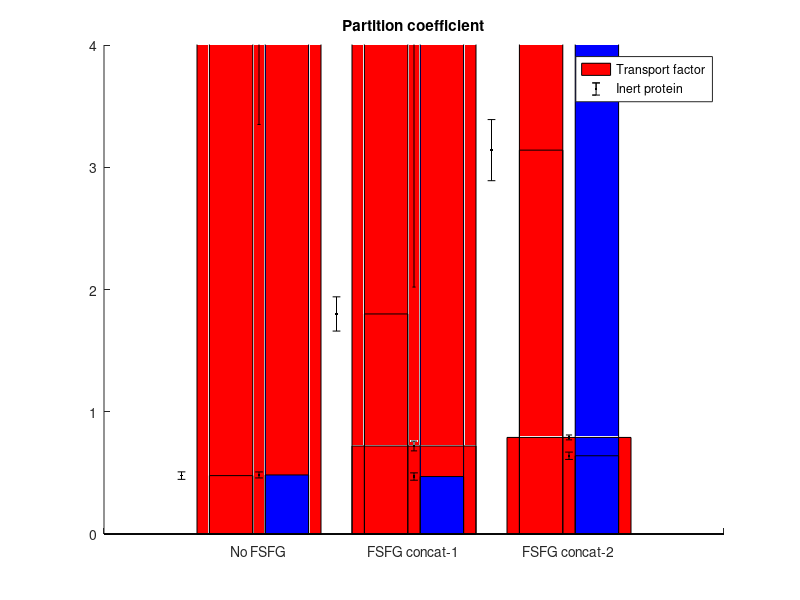

The MATLAB script that drew this image:

%% Bound fraction bar chart
figure(1)
hold on
hb = bar([-0.04,0.72, 0.79]);
errorbar(1:3,[-0.04,0.72, 0.79],[0.04,0.04,0.02],'k.')
hold off
 set(hb(1), 'FaceColor','r')
%  set(hb(2), 'FaceColor','b')
% set(hb(3), 'FaceColor','g')
axis([0 4 -0.05 1])
xticklabels({'','No FSFG','FSFG concat-1','FSFG concat-2',''})
title('Bound fraction');
%% Effective diffusion coefficients
figure(1)
hold on
% hb = bar(vertcat([58.79	44.10],[12.72 29.84],[11.45	36.12]));
% errorbar(0.5*(1:6),[58.79 44.10 12.72 29.84 11.45 36.12],[4.86 3.88 3.00 3.66 4.16 4.87],'k.')
hb = bar(vertcat([56.10	46.44],[15.23 34.71],[12.82	41.33]));
errorbar(0.5*(1:6),[56.10 46.44 15.23 34.71 12.82 41.33],[11.36 8.00 3.23 4.99 2.85	2.94],'k.')
hold off
 set(hb(1), 'FaceColor','r')
  set(hb(2), 'FaceColor','b')
% set(hb(3), 'FaceColor','g')
 axis([0 4 0 70])
xticklabels({'','No FSFG','FSFG concat-1','FSFG concat-2',''})
title('Observed diffusion constant ($\mu$m/s$^2$)');
legend({'Transport factor','Inert protein'});
%% Bound diffusion bar chart
figure(1)
hold on
% hb = bar([0.71,-1.42]);
% errorbar(1:2,[0.71,-1.42],[1.4,1.56],'k.')
hb = bar([5.62,5.22]);
errorbar(1:2,[5.62,5.22],[2.27,3.20],'k.')
hold off
 set(hb(1), 'FaceColor','r')
%  set(hb(2), 'FaceColor','b')
% set(hb(3), 'FaceColor','g')
axis([0 3 0 10])
xticklabels({'','','FSFG concat-1','','FSFG concat-2',''})
title('Bound diffusion constant ($\mu$m/s$^2$)');
%% Partition coefficients
figure(1)
hold on
% hb = bar(vertcat([58.79	44.10],[12.72 29.84],[11.45	36.12]));
% errorbar(0.5*(1:6),[58.79 44.10 12.72 29.84 11.45 36.12],[4.86 3.88 3.00 3.66 4.16 4.87],'k.')
hb = bar(vertcat([0.4776 0.4831],[1.80 0.47],[3.14 0.64]));
errorbar(0.5*(1:6),[0.4776 0.4831 1.80 0.47 3.14 0.64],[0.0307 0.0246 0.14 0.03 0.25 0.03],'k.')
hold off
 set(hb(1), 'FaceColor','r')
  set(hb(2), 'FaceColor','b')
% set(hb(3), 'FaceColor','g')
 axis([0 4 0 4])
xticklabels({'','No FSFG ','FSFG concat-1','FSFG concat-2',''})
title('Partition coefficient');
legend({'Transport factor','Inert protein'});